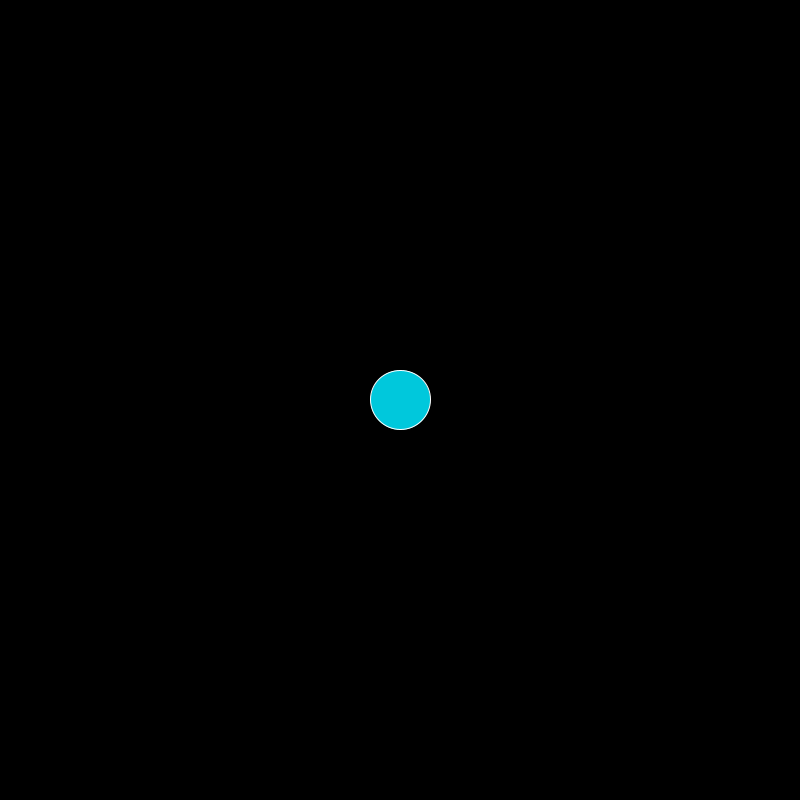
Frame 1 (no input)
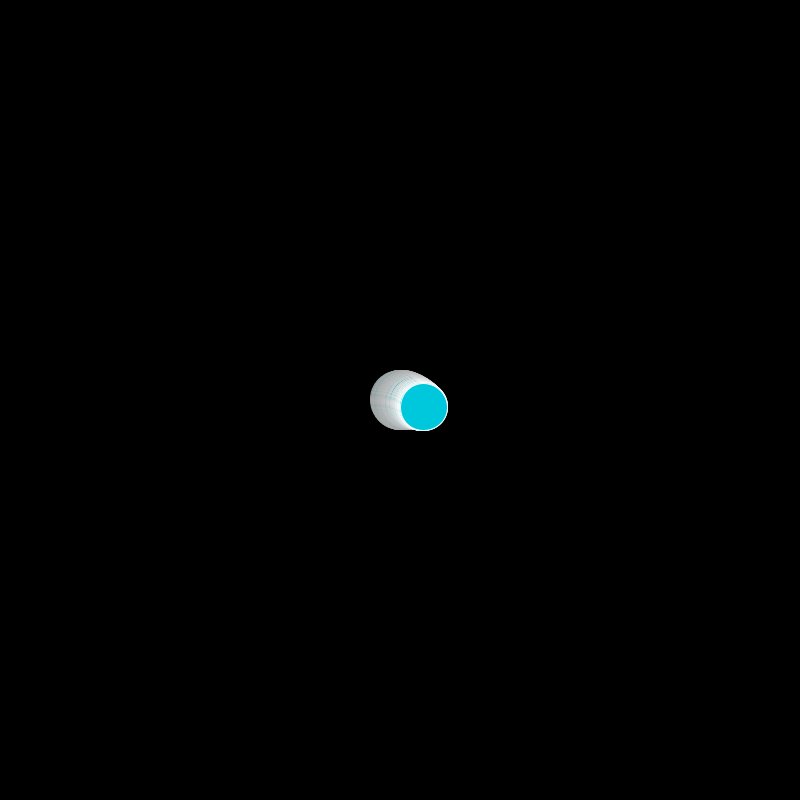
Frame 60 (the mouse pressed at the canvas centre just before this capture)
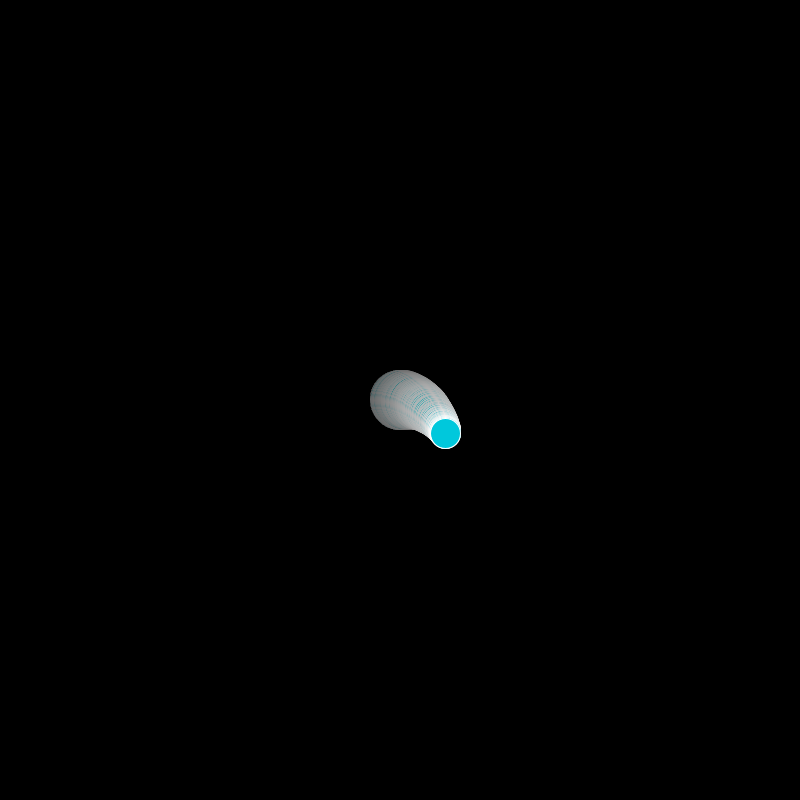
Frame 120 (the mouse held since frame 60 and released just before this capture)

The Processing sketch that drew these frames (run headless with seeded random() and noise(); from frame 60 on, the mouse is pressed at the canvas centre):

// Processing sketch: MovingParticleNoise
// ── MovingParticleNoise.pde
//Moving particle position
float posX = 400;
float posY = 400;

float sizeX = 60;
float sizeY = 60;

//noise increase
float noiseInc = 0.3;


//rotation 
float angle = 0.0;

//setup initial parameters
void setup() {

  //size of the window
  size(800, 800);

  //clean background
  background(0);
}

void draw() {

  //background color 0 -> black 255 -> white
  fill(0, 2);
  noStroke();
  rect(0, 0, width, height);

  //speed in the X direction
  float n = noise(noiseInc);
  noiseInc += 0.02;

  posX += n * cos(angle);
  posY += n * sin(angle);
  
  angle += 0.01;

  //change the size of the particle
  if (sizeX >= -0.1) {
    sizeX -= n*0.5;
    sizeY -= n*0.5;
  }

  //draw the particle
  stroke(255); // no contour/outline
  fill(0, 200, 220); //fill the with RGB color
  ellipse(posX, posY, sizeX, sizeY); //draw an ellipse
}
